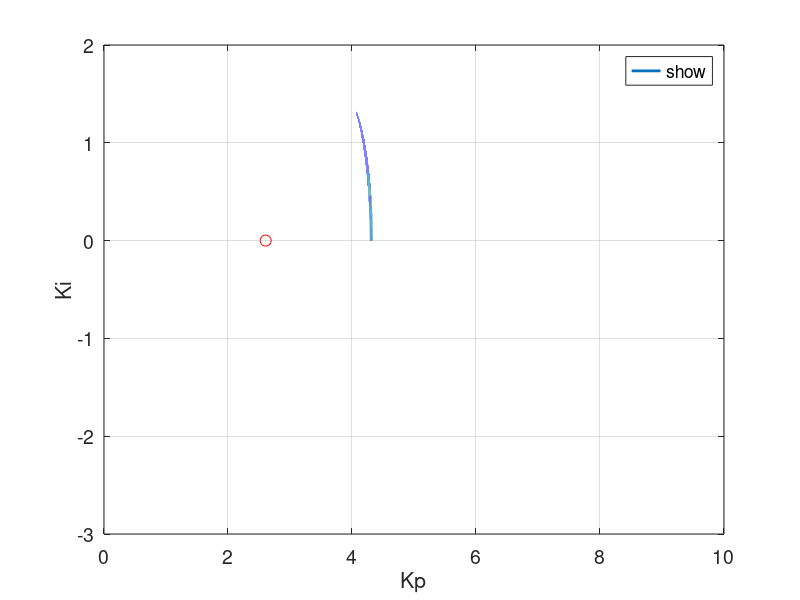

Here is the MATLAB script that generated this plot:
clear
figure

PM = 120;
a = 0.2320;
Tb = 86400*30;
wb = 2*pi./Tb;

Kp = 0:1e-5:1e1;

% Relation Ki x Kp for fixed PM
Ki1 = (pi/180).*(90 - PM + atand(a^2*Kp.^2./(1 - a.^2*Kp.^2))).*(sqrt((1-a.^2.*Kp.^2)/a.^2));

% Relation Ki x Kp for fixed wb
Ki2 = sqrt(2.*wb.^2/a.^2 - (Kp.*wb).^2);

% Function to find the intersection
fun = @(Kp) (pi/180)*(90 - PM + atand(a^2*Kp.^2./(1 - a.^2*Kp.^2))).*(sqrt((1-a.^2.*Kp.^2)/a.^2)) - sqrt(2*wb.^2/a.^2 - (Kp*wb).^2);

% Initial guess for fzero
Kp_initial_guess = 1;

% Find the intersection
Kp_intersect = fzero(fun, Kp_initial_guess);
Ki_intersect = (pi/180)*(90 - PM + atand(a^2*Kp_intersect.^2./(1 - a.^2*Kp_intersect.^2))).*(sqrt((1-a.^2.*Kp_intersect.^2)/a.^2));

% Plot the curves and the intersection
plot(Kp, Ki1, 'LineWidth', 2, 'DisplayName', 'Fixed PM');
hold on;
plot(Kp, Ki2, 'LineWidth', 2, 'DisplayName', 'Fixed wb');
plot(Kp_intersect, Ki_intersect, 'ro', 'MarkerSize', 8, 'DisplayName', 'Intersection');
xlabel('Kp', 'FontSize', 14);
ylabel('Ki', 'FontSize', 14);
set(gca, 'FontSize', 14);
grid on;
legend('show', 'Location', 'best');
print -depsc2 metodoGrafico.eps

% Intersection found
Kp_intersect;
Ki_intersect;
